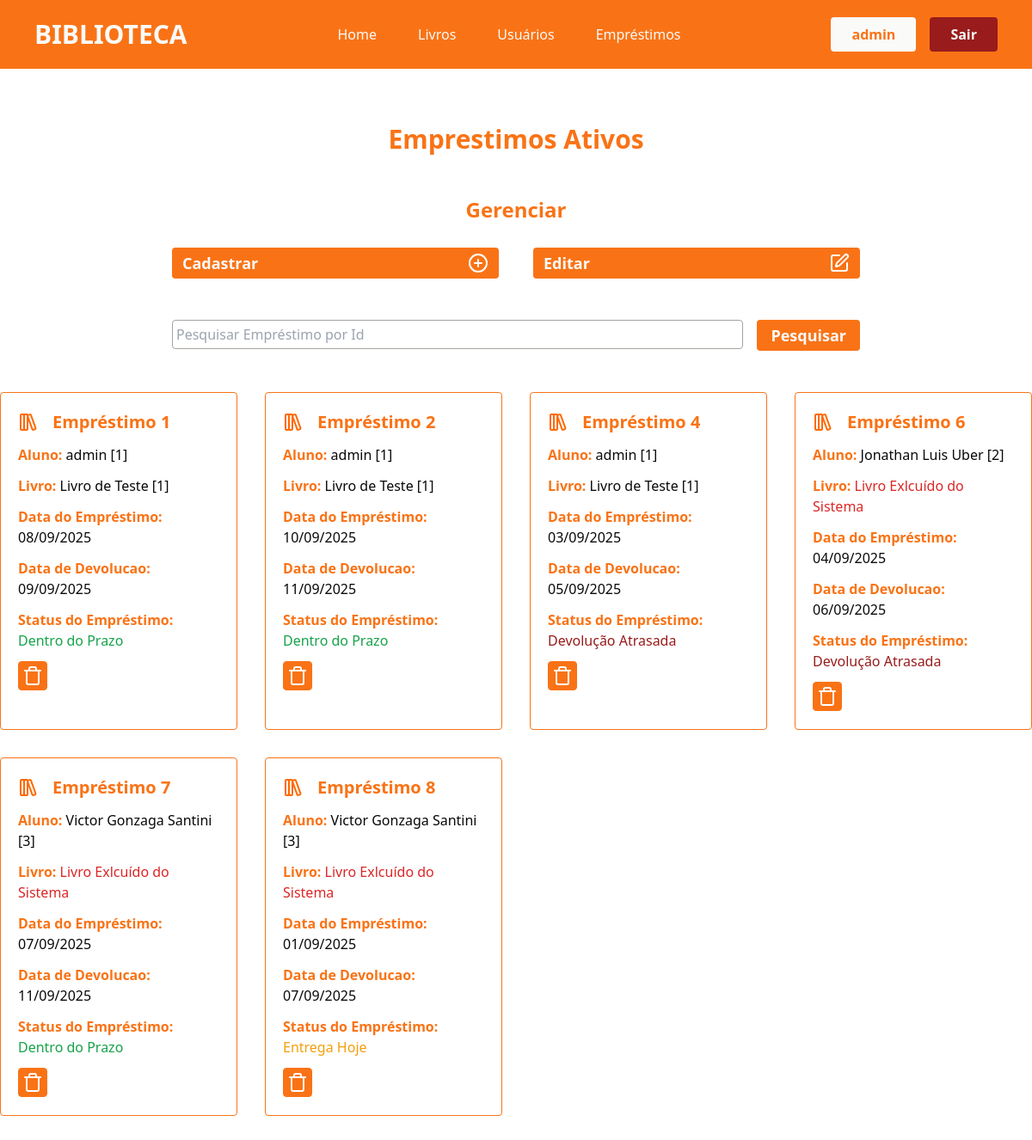
/emprestimos/ (signed in), run on the app's committed database.
### app/models.py (models this page shows)
class User(db.Model, UserMixin):
    id = db.Column(db.Integer, primary_key=True)
    nome = db.Column(db.String(100), nullable=True)
    telefone = db.Column(db.String(100), nullable=True)
    email = db.Column(db.String(100), nullable=True)
    senha = db.Column(db.String(100), nullable=True)
    emprestimos = db.relationship('Emprestimo', backref='user', lazy=True)

class Emprestimo(db.Model):
    id = db.Column(db.Integer, primary_key=True)
    data_emprestimo = db.Column(db.DateTime, default=datetime.now)
    data_devolucao = db.Column(db.DateTime, default=datetime.now)
    user_id = db.Column(db.Integer, db.ForeignKey('user.id', name="fk_emprestimo_user"), nullable=True)
    livro_id = db.Column(db.Integer, db.ForeignKey('livro.id', name="fk_emprestimo_livro"), nullable=True)
    statusEmprestimo = db.Column(db.String(100), nullable=True)

class Livro(db.Model):
    id = db.Column(db.Integer, primary_key=True)
    titulo = db.Column(db.String(100), nullable=True)
    autor = db.Column(db.String(100), nullable=True)
    editora = db.Column(db.String(100), nullable=True)
    anoPublicacao = db.Column(db.Integer, nullable=True)
    genero = db.Column(db.String(100), nullable=True)
    quantidade_disponivel = db.Column(db.Integer, nullable=True)
    status = db.Column(db.String(100), nullable=True)
    emprestimos = db.relationship('Emprestimo', backref='livro', lazy=True)

### app/views.py (the view)
@app.route('/emprestimos/')
@login_required
def emprestimos():
    if request.method == 'GET':
        pesquisa = request.args.get('pesquisa', '')
    dados = Emprestimo.query.join(User).order_by(Emprestimo.id)
    if pesquisa != '':
        dados = dados.filter(Emprestimo.id.ilike(f'%{pesquisa}%'))
    emprestimos = {'dados' : dados.all()}
    return render_template('emprestimos.html', emprestimos=emprestimos)

### app/models.py (called while the page is built)
@login_manager.user_loader
def load_user(user_id):
    return User.query.get(user_id)

### app/templates/emprestimos.html (shortened to what this page needs)
{% extends "head.html" %}
{% block content %}
<div class="container-livros flex flex-col justify-center align-center">
    <div class="titulo mt-[4rem] flex-col justify-center items-center">
        <h2 class="text-3xl text-center text-orange-500 font-bold">Emprestimos Ativos</h2>
    </div>
    {% if current_user.email == 'admin@gmail.com' %}
    <div class="container-livros flex justify-center">
        <div class="gerenciar flex flex-col justify-center mt-[3rem] w-[800px]">
            <h2 class="text-center text-2xl text-orange-500 font-semibold">Gerenciar</h2>
            <div class="botoes grid grid-cols-2 gap-10">
                <a href="{{url_for('emprestimo_cadastro')}}" class="bg-orange-500 text-stone-50 font-semibold text-lg mt-7 rounded py-1 px-3 flex flex-row justify-between items-center hover:bg-orange-700 cursor-pointer transition-all duration-500">Cadastrar <svg xmlns="http://www.w3.org/2000/svg" width="24" height="24" viewBox="0 0 24 24" fill="none" stroke="white" stroke-width="2" stroke-linecap="round" stroke-linejoin="round" class="lucide lucide-circle-plus-icon lucide-circle-plus"><circle cx="12" cy="12" r="10"/><path d="M8 12h8"/><path d="M12 8v8"/></svg></a>
                <a href="" class="bg-orange-500 text-stone-50 font-semibold text-lg mt-7 rounded py-1 px-3 flex flex-row justify-between items-center hover:bg-orange-700 cursor-pointer transition-all duration-500">Editar </a>
            </div>
        </div>
    </div>
    {% endif %}
    <div class="pesquisa mt-[3rem] flex justify-center">
        <form action="" method="get" class="flex flex-row gap-4 w-[800px]">
                <div class="w-full">
                    <input type="text" name="pesquisa" class="w-full border-[1px] rounded border-stone-400 px-1 py-1 outline-orange-500 outline-2" placeholder="Pesquisar Empréstimo por Id">
                </div>
                <div class="w-70">
                    <button type="submit" class="bg-orange-500 w-full text-stone-50 font-semibold text-lg rounded py-1 px-4 hover:bg-orange-700 cursor-pointer transition-all duration-500">Pesquisar</button>
                </div>
            </form>
    </div>
    <section class="emprestimos flex justify-center mt-[3rem]">
        <div class="lista-emprestimos grid grid-cols-4 gap-[2rem] mb-[2rem]" >
            {% for emp in emprestimos.dados %}
            {% if current_user.id == emp.user.id or current_user.email == 'admin@gmail.com' %}
                <div class="card-emprestimo border-orange-500 border-[1px] rounded p-5">
                    <div class="nome-svg flex flex-row gap-4 items-center justify-start">
                        <h2 class="text-xl font-semibold text-orange-500">Empréstimo {{emp.id}}</h2>
                    </div>
                    <p class="mt-3 text-orange-500 font-semibold">Aluno: <span class="text-zinc-950 font-normal">{{emp.user.nome}} [{{emp.user.id}}]</span></p>
                    <p class="mt-3 text-orange-500 font-semibold">Livro: {% if emp.livro %}<span class="text-zinc-950 font-normal">{{emp.livro.titulo}} [{{emp.livro.id}}] </span> {% else %} <span class="text-red-600 font-normal"> Livro Exlcuído do Sistema</span>  {% endif %}</p>
                    <p class="mt-3 text-orange-500 font-semibold">Data do Empréstimo: <span class="text-zinc-950 font-normal">{{emp.data_emprestimo.strftime('%d/%m/%Y')}}</span></p>
                    <p class="mt-3 text-orange-500 font-semibold">Data de Devolucao: <span class="text-zinc-950 font-normal">{{emp.data_devolucao.strftime('%d/%m/%Y')}}</span</p>
                    <p class="mt-3 mb-3 text-orange-500 font-semibold">Status do Empréstimo: {% if emp.statusEmprestimo == 'Devolução Atrasada' %} <span class="text-red-800 font-normal">{{emp.statusEmprestimo}}</span> {% elif emp.statusEmprestimo == 'Entrega Hoje' %} <span class="text-amber-500 font-normal">{{emp.statusEmprestimo}}</span> {% else %}  <span class="text-green-600 font-normal">{{emp.statusEmprestimo}}</span> {% endif %}</p>
                    {% if current_user.email == 'admin@gmail.com' %}
                        <form action="{{ url_for('delete_emprestimo', id=emp.id) }}" method="POST" style="display:inline;">
                            <button type="submit" class="border border-orange-500 p-1 rounded bg-orange-500"
                                    onclick="return confirm('Tem certeza que deseja excluir este emprestimo?');">
                            </button>
                        </form>
                    {% endif %}
                </div>
            {% endif %}
            {% endfor %}
        </div>
    </section>
</div>
{% endblock %}

### app/templates/header.html (shortened to what this page needs)
{% extends "head.html" %}
{% block content %}
<header class="font-sans px-10 py-5 bg-orange-500">
    <div class="container-header flex justify-between items-center">
        <div class="logo text-stone-50 font-bold text-3xl">
            <h1>BIBLIOTECA</h1>
        </div>
        <nav class="nav flex gap-12 text-stone-50 font-medium">
            <a href="{{ url_for('homepage') }}">Home</a>
            <a href="{{ url_for('livros') }}">Livros</a>
             {% if current_user.email == 'admin@gmail.com'%}
             <a href="{{ url_for('usuarios') }}">Usuários</a>
            {% endif %}
            <a href="{{ url_for('emprestimos') }}">Empréstimos</a>
        </nav>
        <div class="login flex gap-4">
            {% if current_user.is_authenticated %}
            <p class="bg-stone-50 px-6 py-2 text-orange-500 rounded font-semibold">{{current_user.nome}}</p>
                <a href="{{ url_for('logout') }}" class="bg-red-800 px-6 py-2 text-stone-50 rounded font-semibold cursor-pointer hover:bg-red-900 transition-all duration-500">Sair</a>
            {% endif %}
        </div>
    </div>
</header>
{% endblock %}

### data on the page
User: nome "admin"
Emprestimo: id "1", user.nome "admin", user.id "1", livro.titulo "Livro de Teste", livro.id "1", data_emprestimo "08/09/2025", data_devolucao "09/09/2025", statusEmprestimo "Dentro do Prazo"
Emprestimo: id "2", user.nome "admin", user.id "1", livro.titulo "Livro de Teste", livro.id "1", data_emprestimo "10/09/2025", data_devolucao "11/09/2025", statusEmprestimo "Dentro do Prazo"
Emprestimo: id "4", user.nome "admin", user.id "1", livro.titulo "Livro de Teste", livro.id "1", data_emprestimo "03/09/2025", data_devolucao "05/09/2025", statusEmprestimo "Devolução Atrasada"
Emprestimo: id "6", user.nome "Jonathan Luis Uber", user.id "2", shows "Livro Exlcuído do Sistema", data_emprestimo "04/09/2025", data_devolucao "06/09/2025", statusEmprestimo "Devolução Atrasada"
Emprestimo: id "7", user.nome "Victor Gonzaga Santini", user.id "3", shows "Livro Exlcuído do Sistema", data_emprestimo "07/09/2025", data_devolucao "11/09/2025", statusEmprestimo "Dentro do Prazo"
Emprestimo: id "8", user.nome "Victor Gonzaga Santini", user.id "3", shows "Livro Exlcuído do Sistema", data_emprestimo "01/09/2025", data_devolucao "07/09/2025", statusEmprestimo "Entrega Hoje"
